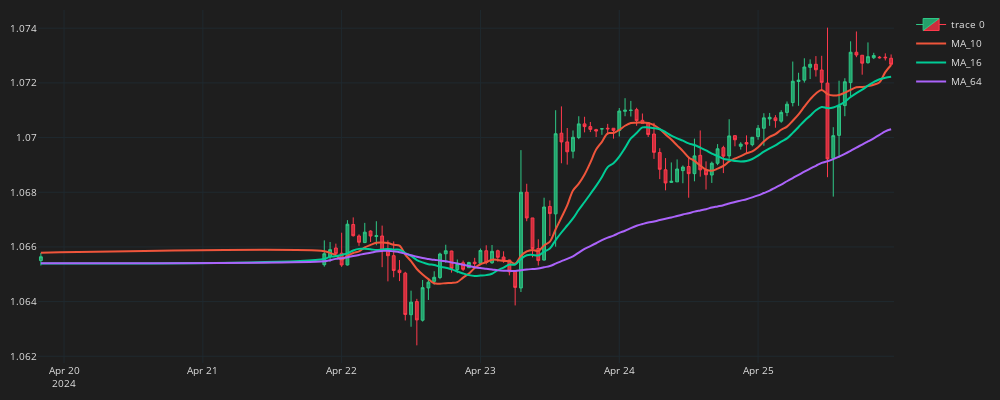

Notebook source saved alongside this figure:
### Code cell
fig = go.Figure()
fig.add_trace(go.Candlestick(
    x=df_plot.time, open=df_plot.mid_o, high=df_plot.mid_h, low=df_plot.mid_l, close=df_plot.mid_c,
    line=dict(width=1), opacity=1,
    increasing_fillcolor='#24A06B',
    decreasing_fillcolor="#CC2E3C",
    increasing_line_color='#2EC886',  
    decreasing_line_color='#FF3A4C'
))
for ma in ma_list:  
    col = f"MA_{ma}"
    fig.add_trace(go.Scatter(x=df_plot.time, 
        y=df_plot[col],
        line=dict(width=2),
        line_shape='spline',
        name=col
        ))
fig.update_layout(width=1000,height=400,
    margin=dict(l=10,r=10,b=10,t=10),
    font=dict(size=10,color="#e1e1e1"),
    paper_bgcolor="#1e1e1e",
    plot_bgcolor="#1e1e1e")
fig.update_xaxes(
    gridcolor="#1f292f",
    showgrid=True,fixedrange=True,rangeslider=dict(visible=False)
)
fig.update_yaxes(
    gridcolor="#1f292f",
    showgrid=True
)
fig.show()
